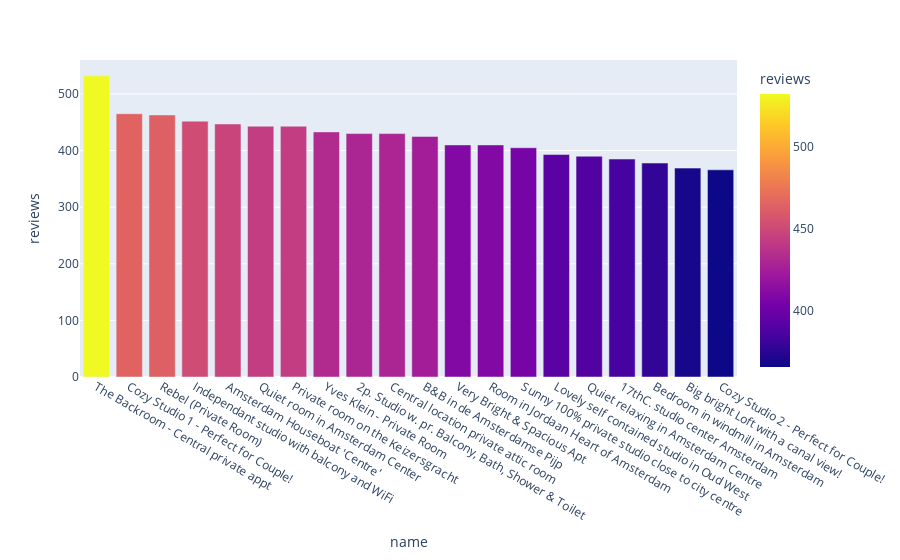

The notebook cell saved with this chart:
### Code cell
fig = px.bar(data_MaxBooking_name, x="name", y="reviews", color="reviews", barmode="group")
fig.show()

### Figure 1 — Plotly figure (JSON) as saved in the notebook; plotly's stock layout.template omitted (floating-point values rounded to 4 significant figures)
{"data": [{"alignmentgroup": "True", "hovertemplate": "name=%{x}<br>reviews=%{marker.color}<extra></extra>", "legendgroup": "", "marker": {"color": [532, 465, 463, 452, 447, 443, 443, 433, 430, 430, 425, 410, 410, 405, 393, 390, 385, 378, 369, 366], "coloraxis": "coloraxis", "pattern": {"shape": ""}}, "name": "", "offsetgroup": "", "orientation": "v", "showlegend": false, "textposition": "auto", "type": "bar", "x": ["The Backroom - Central private appt", "Cozy Studio 1 - Perfect for Couple!", "Rebel (Private Room)", "Independant studio with balcony and WiFi", "Amsterdam Houseboat 'Centre'", "Quiet room in Amsterdam Center", "Private room on the Keizersgracht", "Yves Klein - Private Room", "2p. Studio w. pr. Balcony, Bath, Shower & Toilet", "Central location private attic room", "B&B in de Amsterdamse Pijp", "Very Bright & Spacious Apt", "Room in Jordaan Heart of Amsterdam ", "Sunny 100% private studio close to city centre", "Lovely self contained studio in Oud West", "Quiet relaxing in Amsterdam Centre", "17thC. studio center Amsterdam", "Bedroom in windmill in Amsterdam", "Big bright Loft with a canal view!", "Cozy Studio 2 - Perfect for Couple!"], "xaxis": "x", "y": [532, 465, 463, 452, 447, 443, 443, 433, 430, 430, 425, 410, 410, 405, 393, 390, 385, 378, 369, 366], "yaxis": "y"}], "layout": {"barmode": "group", "coloraxis": {"colorbar": {"title": {"text": "reviews"}}, "colorscale": [[0, "#0d0887"], [0.1111, "#46039f"], [0.2222, "#7201a8"], [0.3333, "#9c179e"], [0.4444, "#bd3786"], [0.5556, "#d8576b"], [0.6667, "#ed7953"], [0.7778, "#fb9f3a"], [0.8889, "#fdca26"], [1, "#f0f921"]]}, "legend": {"tracegroupgap": 0}, "margin": {"t": 60}, "xaxis": {"anchor": "y", "domain": [0, 1], "title": {"text": "name"}}, "yaxis": {"anchor": "x", "domain": [0, 1], "title": {"text": "reviews"}}}}
